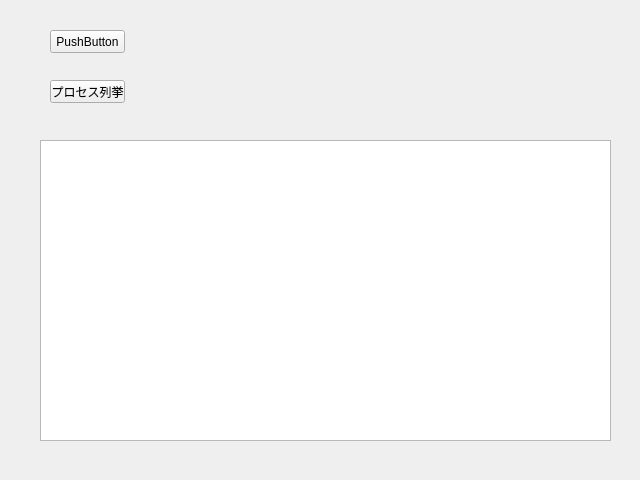
<?xml version="1.0" encoding="UTF-8"?>
<ui version="4.0">
 <class>Form</class>
 <widget class="QWidget" name="Form">
  <property name="geometry">
   <rect>
    <x>0</x>
    <y>0</y>
    <width>640</width>
    <height>480</height>
   </rect>
  </property>
  <property name="sizePolicy">
   <sizepolicy hsizetype="Preferred" vsizetype="Preferred">
    <horstretch>0</horstretch>
    <verstretch>0</verstretch>
   </sizepolicy>
  </property>
  <property name="minimumSize">
   <size>
    <width>0</width>
    <height>0</height>
   </size>
  </property>
  <property name="maximumSize">
   <size>
    <width>9999</width>
    <height>9999</height>
   </size>
  </property>
  <property name="windowTitle">
   <string>Form</string>
  </property>
  <widget class="QPlainTextEdit" name="plainTextEdit">
   <property name="geometry">
    <rect>
     <x>40</x>
     <y>140</y>
     <width>571</width>
     <height>301</height>
    </rect>
   </property>
  </widget>
  <widget class="QPushButton" name="pushButton">
   <property name="geometry">
    <rect>
     <x>50</x>
     <y>30</y>
     <width>75</width>
     <height>23</height>
    </rect>
   </property>
   <property name="text">
    <string>PushButton</string>
   </property>
  </widget>
  <widget class="QPushButton" name="pushButton_proc_enum">
   <property name="geometry">
    <rect>
     <x>50</x>
     <y>80</y>
     <width>75</width>
     <height>23</height>
    </rect>
   </property>
   <property name="text">
    <string>プロセス列挙</string>
   </property>
  </widget>
 </widget>
 <resources/>
 <connections/>
</ui>
